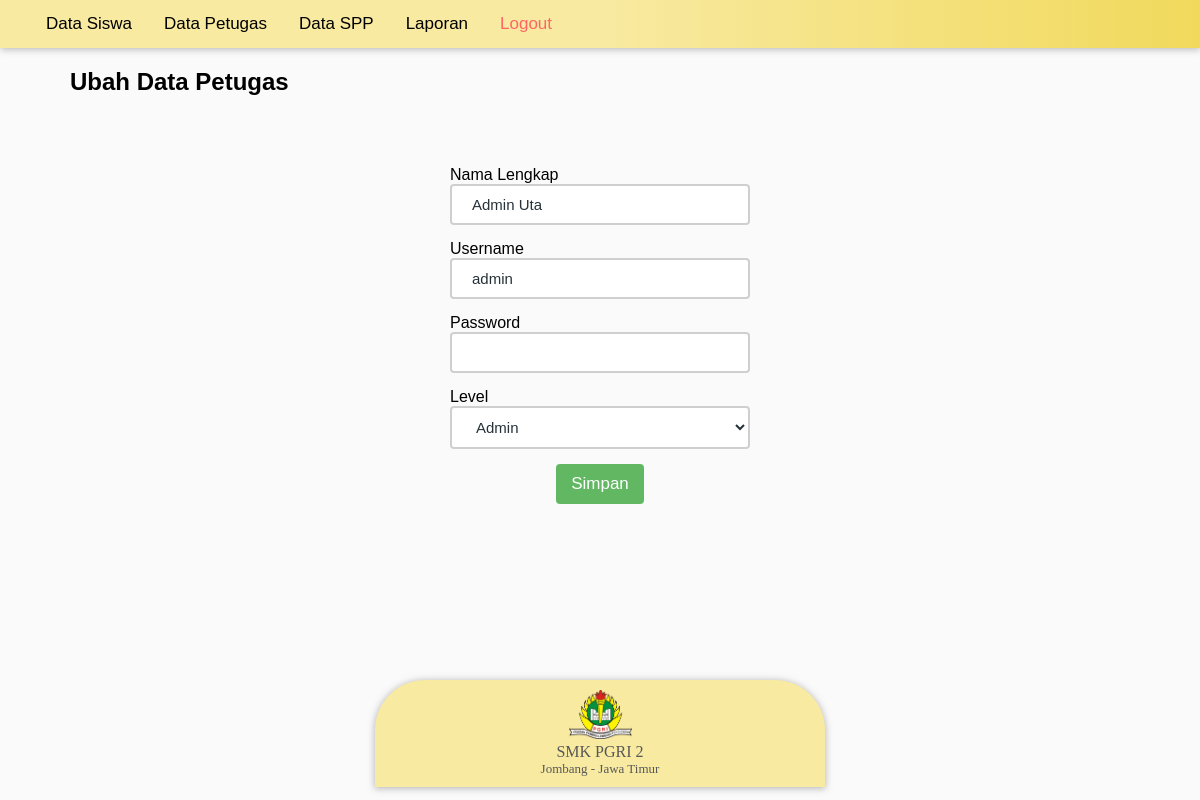
The app's page /includes/admin/?p=ubah-petugas&id=3 (signed in), older data.
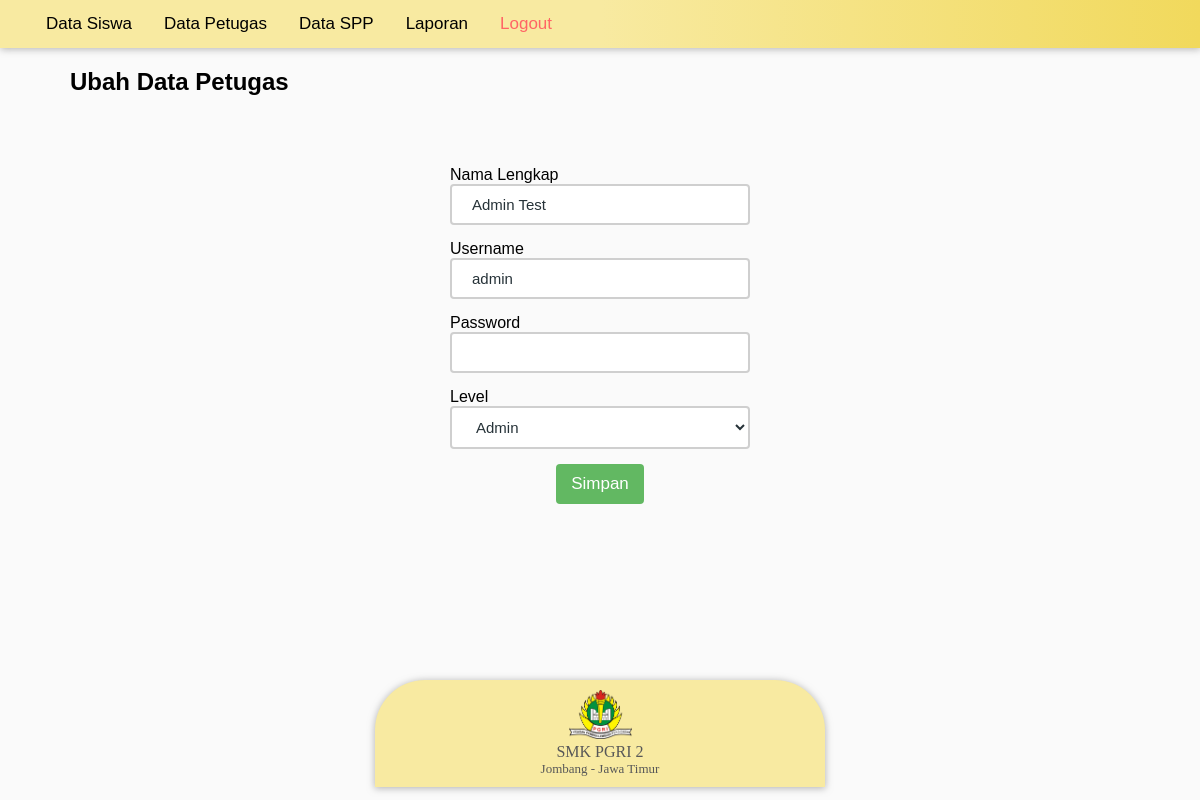
The same page, newer data.
### tables this page shows
CREATE TABLE `tb_petugas` (
  `id_petugas` int(11) NOT NULL,
  `username` varchar(25) NOT NULL,
  `password` varchar(60) NOT NULL,
  `nama_petugas` varchar(100) NOT NULL,
  `level` enum('Admin','Petugas') NOT NULL
);

### config/koneksi.php (called while the page is built, shortened)
<?php
    class Koneksi {
        var $host = 'localhost';
        var $user = 'root';
        var $pass = '';
        var $db_name = 'spp-pi-revisi';
        public function __construct() {
            $this->konek = mysqli_connect($this->host, $this->user, $this->pass, $this->db_name);
        }
    }

### includes/admin/admin.php (called while the page is built, shortened)
<?php
    require_once '../../config/koneksi.php';
    class Admin extends Koneksi {
        public function getDataPetugas($id) {
            $stmt = mysqli_query($this->konek, "SELECT nama_petugas, username, level FROM tb_petugas WHERE id_petugas = '" . $id . "'");
            return $stmt;
        }
    }

### includes/admin/ubah-petugas.php (the view, shortened to what this page needs)
<?php
    $data = $admin->getDataPetugas($_GET['id']);
    foreach ($data as $row) :
?>
<h2>Ubah Data Petugas</h2>
<div id="kontainer-konten">
    <div class="kontainerform">
        <form method="POST">
            <label>Nama Lengkap</label><br/>
            <input class="inputtext" type="text" name="nama" required value="<?= $row['nama_petugas']; ?>"><br/>
            <label>Username</label><br/>
            <input class="inputtext" type="text" name="username" required value="<?= $row['username']; ?>"><br/>
            <label>Password</label><br/>
            <input class="inputpassword" type="password" name="password" required value=""><br/>
            <label>Level</label><br/>
            <select name="level">
                <?php
                    echo "<option value='". $row['level'] ."'>" .$row['level']."</option>";
                ?>
            </select>
            <input class="inputsubmit" type="submit" name="submit" value="Simpan">
        </form>
        <?php
            endforeach;
        ?>
    </div>
</div>
<?php
    require_once 'footer.php';
?>

Row changes from the older to the newer data that the page shows:
changed tb_petugas "admin": nama "Admin Uta" → "Admin Test"
